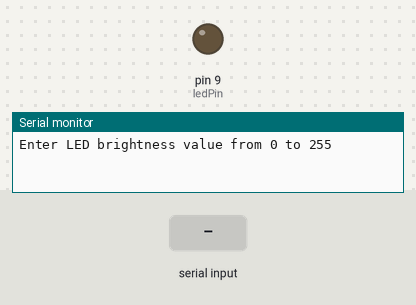
A sketch run on a simulated Arduino Uno, built with avr-gcc and run on an emulated ATmega328P. On the bench: output pins drawn as LEDs (lit = HIGH), the last lines printed to the serial monitor. Inputs (shaded band) come from the test bench.

Above: at 1.7 s.
1.8 s: "90,45\n" received over Serial
At 2.1 s:
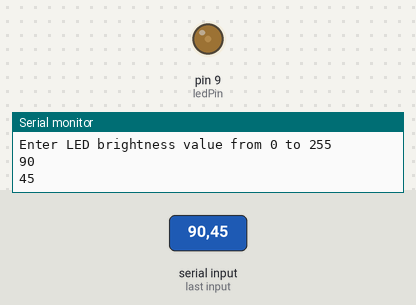
3.3 s: "30,150\n" received over Serial
At 4.5 s:
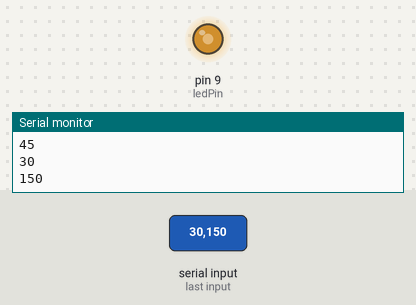
4.8 s: "200\n" received over Serial
At 5.5 s:
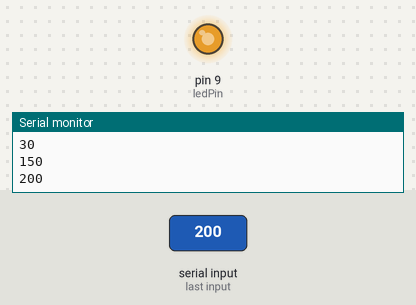
6.3 s: "90\n" received over Serial
At 6.6 s:
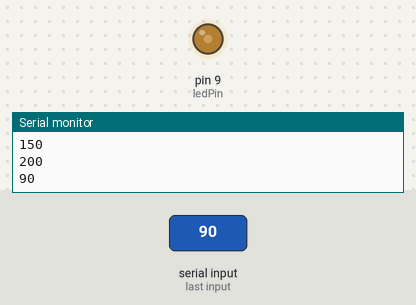
Timing chart, 0 to 8.8 s (numbered marks = the images above; inputs shaded):
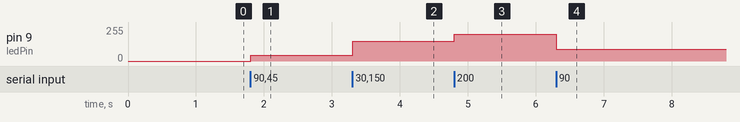

The sketch:

Arduino_009_LED_Fade_Serial.ino
```cpp
/*
  LED Fade Serial
  Alexander Fraser
  24 May 2020

  Allows the user to set the brightness of an LED using the serial monitor.

  Setup:
    - Place the LED on the breadboard and attach it to GND and the output pin,
      with a current-limiting resistor in the circuit.

*/

int ledPin = 9;

void setup(){
  pinMode(ledPin, OUTPUT);
  Serial.begin(9600);

  // Delay to allow time for serial monitor to open.
  delay(500);
  Serial.println("Enter LED brightness value from 0 to 255");
}

void loop(){
  if(Serial.available()){

    // Collect the user's input value.
    int ledBrightness = Serial.parseInt();

    // Check to ensure that the serial packet has data.
    // If it does, then use it to set the LED brightness.
    if (Serial.available() > 0){
      analogWrite(ledPin, ledBrightness);
      Serial.println(ledBrightness);
    }

  }
}
```

Measured:
- after the input at 1.8 s, pin 9 (ledPin): 0/255 → 45/255 at once
- after the input at 3.3 s, pin 9 (ledPin): 45/255 → 150/255 at once
- after the input at 4.8 s, pin 9 (ledPin): 150/255 → 200/255 at once
- after the input at 6.3 s, pin 9 (ledPin): 200/255 → 90/255 at once
